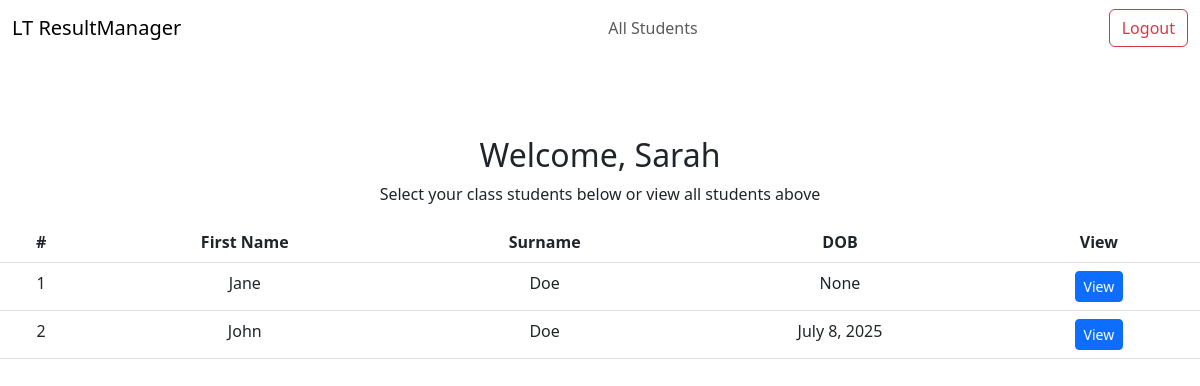
The app's page /teachers/home (signed in) with its own data.
### main/models.py (models this page shows, shortened)
class Student(models.Model):
    first_name = models.CharField(max_length=50)
    surname = models.CharField(max_length=50)
    dob = models.DateField(blank=True, null=True)
    grade = models.CharField(max_length=10, choices=GRADE_CHOICES)
    class_teacher = models.ForeignKey(
        "Teacher", on_delete=models.SET_NULL, null=True, related_name='class_students')
    subjects = models.ManyToManyField(
        "Subject", related_name='subject_students', blank=True)
    profile_pic = models.ImageField(
        upload_to='student_pics/', blank=True, null=True)

### main/views.py (the view)
# urls.py: path("teachers/home", views.teacher_home, name="teacher_home"),
@login_required
def teacher_home(request):
    try:
        teacher = Teacher.objects.get(user=request.user)
        students = Student.objects.filter(class_teacher=teacher)
    except Teacher.DoesNotExist:
        students = []
    return render(request, 'main/teacher_home.html', {
        'students': students
    })

### main/templates/main/teacher_home.html (shortened to what this page needs)
{% extends 'main/base.html' %}
{% block content %}
<div style="margin-top: 80px; text-align: center;">
  <h2>Welcome, {{ request.user.username }}</h2>
  <p>Select your class students below or view all students above</p>
  {% if students %}
  <div class="table-container">
    <div class="table-responsive">
      <table class="table student-table">
        <thead class="bg-dark text-white">
          <tr>
            <th>#</th>
            <th>First Name</th>
            <th>Surname</th>
            <th>DOB</th>
            <th>View</th>
          </tr>
        </thead>
        <tbody>
          {% for student in students %}
          <tr class="d-none d-md-table-row">
            <td>{{ forloop.counter }}</td>
            <td>{{ student.first_name }}</td>
            <td>{{ student.surname }}</td>
            <td>{{ student.dob }}</td>
            <td><a href="{% url 'student' student.id %}" class="btn btn-sm btn-primary">View</a></td>
          </tr>
          {% endfor %}
        </tbody>
      </table>
    </div>
  </div>
  {% else %}
  <p>You don’t have any students assigned to your class.</p>
  {% endif %}
</div>
{% endblock %}

### records on screen
Student: first_name "Jane", surname "Doe", dob "None"
Student: first_name "John", surname "Doe", dob "July 8, 2025"

### other values on screen
{{ request.user.username }} "Sarah"
